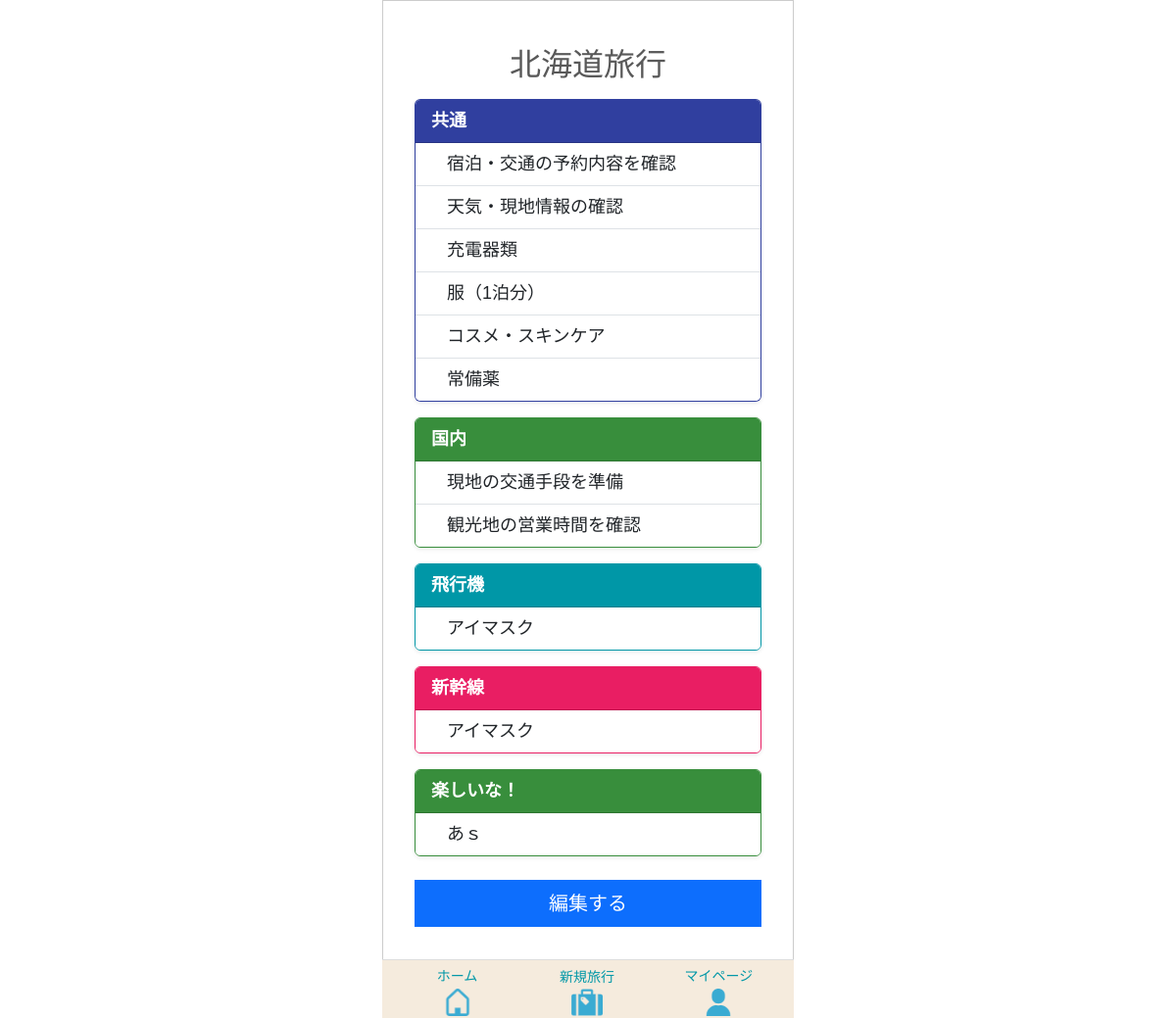
Screenshot of /tabipre/template/500/edit/ (signed in) with the database file from the repository.
### app/models/template.py (models this page shows, shortened)
class Template(models.Model):
    class SourceType(models.IntegerChoices):
        FROM_TRAVEL   = 0, _("旅行情報より作成")
        FROM_TEMPLATE = 1, _("既存テンプレートを反映")
    user = models.ForeignKey(
        settings.AUTH_USER_MODEL,
        on_delete=models.CASCADE,
        verbose_name=_("ユーザーID")
    )
    travel_info = models.ForeignKey(
        Travel_info,
        on_delete=models.CASCADE,
        verbose_name=_("旅行情報ID")
    )
    source_type = models.IntegerField(
        choices=SourceType.choices,
        verbose_name=_("生成タイプ")
    )
    template_source = models.ForeignKey(
        "self",
        null=True,
        blank=True,
        on_delete=models.SET_NULL,
        verbose_name=_("テンプレート参照元"),
        related_name="derived_templates"
    )
    created_at = models.DateTimeField(
         auto_now_add=True,
         verbose_name=_("作成日")
         )
    updated_at = models.DateTimeField(
        auto_now=True,
        verbose_name=_("更新日")
        )
    class Meta:
      verbose_name = _("テンプレート")

class TravelCategory(models.Model):
    class TravelType(models.IntegerChoices):
        AUTO  = 0, _("初期作成")
        CUSTOM = 1, _("ユーザー追加")
    class CategoryColor(models.IntegerChoices):
        PINK       = 0, "#e91e63ff"
        LIGHT_PINK = 1, "#ffb7b2fe"
        ORANGE     = 2, "#f57c00ff"
        GREEN      = 3, "#388e3cff"
        CYAN       = 4, "#0097a7ff"
        BLUE       = 5, "#303f9ffe"
        BROWN      = 6, "#795548ff"
        PURPLE     = 7, "#7b1fa2ff"
    template = models.ForeignKey(
        Template,
        on_delete=models.CASCADE,
        verbose_name=_("テンプレートID")
    )
    category_name = models.CharField(
        max_length=50,
        verbose_name=_("分類名")
    )
    travel_type = models.IntegerField(
        choices=TravelType.choices,
        verbose_name=_("分類タイプ")
    )
    category_color = models.IntegerField(
        choices=CategoryColor.choices,
        verbose_name=_("分類カラー")
    )
    created_at = models.DateTimeField(
         auto_now_add=True,
         verbose_name=_("作成日")
         )
    updated_at = models.DateTimeField(
        auto_now=True,
        verbose_name=_("更新日")
        )
    class Meta:
      verbose_name = _("旅行の分類")

class TravelItem(models.Model):
    class ItemChecked(models.IntegerChoices):
        NO  = 0, _("NO")
        YES = 1, _("YES")
    travel_category = models.ForeignKey(
        TravelCategory,
        on_delete=models.CASCADE,
        verbose_name=_("旅行の分類ID")
    )
    item_name = models.CharField(
        max_length=128,
        verbose_name=_("項目名")
    )
    item_checked = models.IntegerField(
        choices=ItemChecked.choices,
        verbose_name=_("チェック済み項目")
    )
    created_at = models.DateTimeField(
         auto_now_add=True,
         verbose_name=_("作成日")
         )
    updated_at = models.DateTimeField(
        auto_now=True,
        verbose_name=_("更新日")
        )
    class Meta:
      verbose_name = _("旅行の項目")

### app/models/travel.py (models this page shows, shortened)
class Travel_info(models.Model):
    class LocationType(models.IntegerChoices):
        DOMESTIC = 0, _("国内")
        OVERSEAS = 1, _("海外")
    class StatusType(models.IntegerChoices):
        NOT_DONE  = 0, _("未")
        COMPLETE  = 1, _("完")
        PROCESSED = 2, _("済")
    travel_info_id = models.AutoField(
        primary_key=True,
        verbose_name=_("旅行情報ID")
    )
    user = models.ForeignKey(
        settings.AUTH_USER_MODEL,
        on_delete=models.CASCADE,
        verbose_name=_("ユーザーID")
    )
    travel_title = models.CharField(
        max_length=100,
        verbose_name=_("旅行タイトル")
    )
    start_date = models.DateField(
        verbose_name=_("開始日")
    )
    end_date = models.DateField(
        verbose_name=_("終了日")
    )
    location = models.IntegerField(
        choices=LocationType.choices,
        verbose_name=_("場所"),
    )
    memo = models.CharField(
        max_length=230,
        blank=True,
        verbose_name=_("メモ")
    )
    status = models.IntegerField(
        choices=StatusType.choices,
        default=0,
        verbose_name=_("ステータス")
    )
    transport = models.ManyToManyField(
        "Transport",
        through="Travelmode",
        verbose_name=_("交通手段")
    )
    created_at = models.DateTimeField(
        auto_now_add=True,
        verbose_name=_("作成日")
    )
    updated_at = models.DateTimeField(
       auto_now=True,
        verbose_name=_("更新日")
    )
    class Meta:
        verbose_name = _("旅行情報")
        verbose_name_plural = _("旅行情報")

### app/views/new_travel/template_edit.py (the view)
# urls.py: path("tabipre/template/<int:template_id>/edit/", template_edit, name="template_edit"),
def template_edit(request, template_id):
    template = get_object_or_404(Template, id=template_id, user=request.user)
    categories = TravelCategory.objects.filter(template=template)
    if request.method == "POST":
        template.save()
        messages.success(request, "テンプレートを保存しました")
        return redirect("app:template_edit", template_id=template.id)
    return render(request, "new_travel/template_edit.html", {
        "template": template,
        "categories": categories,
    })

### templates/new_travel/template_edit.html
{% extends 'base.html' %}
{% load static %}
{% block extra_css %}
{{ block.super }}
{% endblock %}
{% block content %}
<div class="container mt-3">
    <h2 class="mb-3 text-center">{{ template.travel_info.travel_title }}</h2>
    {% for category in template.travelcategory_set.all %}
        <div class="card mb-3 shadow-sm"
             style="border: 1.5px solid {{ category.get_category_color_display }};">
            <div class="card-header text-white d-flex justify-content-between align-items-center"
                 style="background-color: {{ category.get_category_color_display }};">
                <strong>{{ category.category_name }}</strong>
            </div>
            <ul class="list-group list-group-flush">
                {% for item in category.travelitem_set.all|dictsort:"item_checked" %}
                    <li class="list-group-item">
                        <div class="d-flex align-items-center">
                            <span class="ms-3">{{ item.item_name }}</span>
                        </div>
                    </li>
                {% endfor %}
            </ul>
        </div>
    {% endfor %}
    <div class="text-center mt-4 mb-4">
        <a href="{% url 'app:template_edit2' template.id %}" class="btn btn-primary btn-lg w-100">
            編集する
        </a>
    </div>
</div>
{% endblock %}

### static/tabipre/css/base/base.css (style rules this page uses)
.btn, .btn-primary, .app-btn, .app-btn-primary, .app-btn-secondary, .app-btn-warning { border-radius: 0 !important; }
html { overflow-y: scroll; }
body { font-size: 18px; }

### rows the page displays
Template: travel_info.travel_title "北海道旅行"
TravelCategory: category_name "共通"
TravelItem: item_name "宿泊・交通の予約内容を確認"
TravelItem: item_name "天気・現地情報の確認"
TravelItem: item_name "充電器類"
TravelItem: item_name "服（1泊分）"
TravelItem: item_name "コスメ・スキンケア"
TravelItem: item_name "常備薬"
TravelCategory: category_name "国内"
TravelItem: item_name "現地の交通手段を準備"
TravelItem: item_name "観光地の営業時間を確認"
TravelCategory: category_name "飛行機"
TravelItem: item_name "アイマスク"
TravelCategory: category_name "新幹線"
TravelItem: item_name "アイマスク"
TravelCategory: category_name "楽しいな！"
TravelItem: item_name "あｓ"
